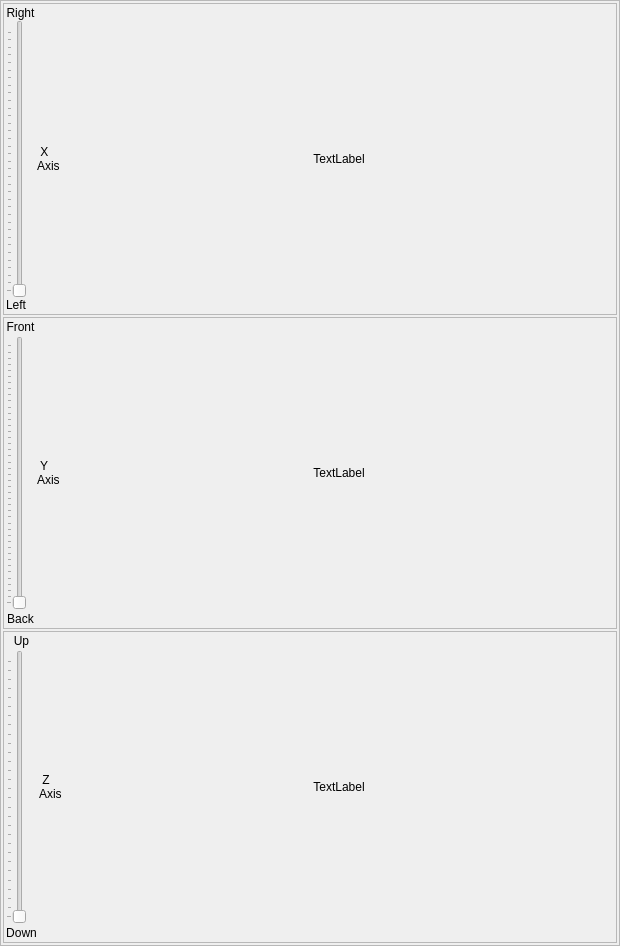
        <widget class="QFrame" name="frame_5">
         <property name="sizePolicy">
          <sizepolicy hsizetype="Expanding" vsizetype="Expanding">
           <horstretch>0</horstretch>
           <verstretch>0</verstretch>
          </sizepolicy>
         </property>
         <property name="minimumSize">
          <size>
           <width>0</width>
           <height>0</height>
          </size>
         </property>
         <property name="maximumSize">
          <size>
           <width>580</width>
           <height>166666</height>
          </size>
         </property>
         <property name="frameShape">
          <enum>QFrame::StyledPanel</enum>
         </property>
         <property name="frameShadow">
          <enum>QFrame::Raised</enum>
         </property>
         <layout class="QVBoxLayout" name="verticalLayout_2">
          <property name="spacing">
           <number>2</number>
          </property>
          <property name="sizeConstraint">
           <enum>QLayout::SetDefaultConstraint</enum>
          </property>
          <property name="leftMargin">
           <number>2</number>
          </property>
          <property name="topMargin">
           <number>2</number>
          </property>
          <property name="rightMargin">
           <number>2</number>
          </property>
          <property name="bottomMargin">
           <number>2</number>
          </property>
          <item>
           <widget class="QFrame" name="frame_6">
            <property name="frameShape">
             <enum>QFrame::StyledPanel</enum>
            </property>
            <property name="frameShadow">
             <enum>QFrame::Raised</enum>
            </property>
            <layout class="QHBoxLayout" name="horizontalLayout_5">
             <property name="spacing">
              <number>2</number>
             </property>
             <property name="leftMargin">
              <number>2</number>
             </property>
             <property name="topMargin">
              <number>2</number>
             </property>
             <property name="rightMargin">
              <number>2</number>
             </property>
             <property name="bottomMargin">
              <number>2</number>
             </property>
             <item>
              <layout class="QVBoxLayout" name="verticalLayout_3">
               <property name="spacing">
                <number>0</number>
               </property>
               <item>
                <widget class="QLabel" name="label_2">
                 <property name="sizePolicy">
                  <sizepolicy hsizetype="Fixed" vsizetype="Preferred">
                   <horstretch>0</horstretch>
                   <verstretch>0</verstretch>
                  </sizepolicy>
                 </property>
                 <property name="text">
                  <string>Right</string>
                 </property>
                 <property name="alignment">
                  <set>Qt::AlignCenter</set>
                 </property>
                </widget>
               </item>
               <item>
                <widget class="QSlider" name="XSlider">
                 <property name="maximum">
                  <number>173</number>
                 </property>
                 <property name="orientation">
                  <enum>Qt::Vertical</enum>
                 </property>
                 <property name="tickPosition">
                  <enum>QSlider::TicksAbove</enum>
                 </property>
                 <property name="tickInterval">
                  <number>5</number>
                 </property>
                </widget>
               </item>
               <item>
                <widget class="QLabel" name="label_3">
                 <property name="sizePolicy">
                  <sizepolicy hsizetype="Fixed" vsizetype="Preferred">
                   <horstretch>0</horstretch>
                   <verstretch>0</verstretch>
                  </sizepolicy>
                 </property>
                 <property name="text">
                  <string>Left</string>
                 </property>
                 <property name="scaledContents">
                  <bool>false</bool>
                 </property>
                 <property name="alignment">
                  <set>Qt::AlignLeading|Qt::AlignLeft|Qt::AlignVCenter</set>
                 </property>
                </widget>
               </item>
              </layout>
             </item>
             <item alignment="Qt::AlignLeft">
              <widget class="QLabel" name="X_Axislabel">
               <property name="text">
                <string> X 
Axis</string>
               </property>
              </widget>
             </item>
             <item>
              <widget class="QLabel" name="Xpiclabel">
               <property name="sizePolicy">
                <sizepolicy hsizetype="Expanding" vsizetype="Preferred">
                 <horstretch>0</horstretch>
                 <verstretch>50</verstretch>
                </sizepolicy>
               </property>
               <property name="minimumSize">
                <size>
                 <width>550</width>
                 <height>306</height>
                </size>
               </property>
               <property name="maximumSize">
                <size>
                 <width>550</width>
                 <height>306</height>
                </size>
               </property>
               <property name="text">
                <string>TextLabel</string>
               </property>
               <property name="alignment">
                <set>Qt::AlignCenter</set>
               </property>
              </widget>
             </item>
            </layout>
           </widget>
          </item>
          <item>
           <widget class="QFrame" name="frame_7">
            <property name="frameShape">
             <enum>QFrame::StyledPanel</enum>
            </property>
            <property name="frameShadow">
             <enum>QFrame::Raised</enum>
            </property>
            <layout class="QHBoxLayout" name="horizontalLayout_4">
             <property name="spacing">
              <number>2</number>
             </property>
             <property name="leftMargin">
              <number>2</number>
             </property>
             <property name="topMargin">
              <number>2</number>
             </property>
             <property name="rightMargin">
              <number>2</number>
             </property>
             <property name="bottomMargin">
              <number>2</number>
             </property>
             <item>
              <layout class="QVBoxLayout" name="verticalLayout_5">
               <item>
                <widget class="QLabel" name="label_4">
                 <property name="text">
                  <string>Front</string>
                 </property>
                 <property name="alignment">
                  <set>Qt::AlignCenter</set>
                 </property>
                </widget>
               </item>
               <item>
                <widget class="QSlider" name="YSlider">
                 <property name="maximum">
                  <number>212</number>
                 </property>
                 <property name="orientation">
                  <enum>Qt::Vertical</enum>
                 </property>
                 <property name="tickPosition">
                  <enum>QSlider::TicksAbove</enum>
                 </property>
                 <property name="tickInterval">
                  <number>5</number>
                 </property>
                </widget>
               </item>
               <item>
                <widget class="QLabel" name="label_43">
                 <property name="text">
                  <string>Back</string>
                 </property>
                 <property name="alignment">
                  <set>Qt::AlignCenter</set>
                 </property>
                </widget>
               </item>
              </layout>
             </item>
             <item alignment="Qt::AlignLeft">
              <widget class="QLabel" name="Y_Axislabel">
               <property name="text">
                <string> Y
Axis</string>
               </property>
              </widget>
             </item>
             <item>
              <widget class="QLabel" name="Ypiclabel">
               <property name="sizePolicy">
                <sizepolicy hsizetype="Expanding" vsizetype="Preferred">
                 <horstretch>0</horstretch>
                 <verstretch>50</verstretch>
                </sizepolicy>
               </property>
               <property name="minimumSize">
                <size>
                 <width>550</width>
                 <height>306</height>
                </size>
               </property>
               <property name="maximumSize">
                <size>
                 <width>550</width>
                 <height>306</height>
                </size>
               </property>
               <property name="text">
                <string>TextLabel</string>
               </property>
               <property name="alignment">
                <set>Qt::AlignCenter</set>
               </property>
              </widget>
             </item>
            </layout>
           </widget>
          </item>
          <item>
           <widget class="QFrame" name="frame_8">
            <property name="frameShape">
             <enum>QFrame::StyledPanel</enum>
            </property>
            <property name="frameShadow">
             <enum>QFrame::Raised</enum>
            </property>
            <layout class="QHBoxLayout" name="horizontalLayout_3">
             <property name="spacing">
              <number>2</number>
             </property>
             <property name="leftMargin">
              <number>2</number>
             </property>
             <property name="topMargin">
              <number>2</number>
             </property>
             <property name="rightMargin">
              <number>2</number>
             </property>
             <property name="bottomMargin">
              <number>2</number>
             </property>
             <item>
              <layout class="QVBoxLayout" name="verticalLayout_6">
               <item>
                <widget class="QLabel" name="label_44">
                 <property name="text">
                  <string>Up</string>
                 </property>
                 <property name="alignment">
                  <set>Qt::AlignCenter</set>
                 </property>
                </widget>
               </item>
               <item>
                <widget class="QSlider" name="ZSlider">
                 <property name="maximum">
                  <number>142</number>
                 </property>
                 <property name="orientation">
                  <enum>Qt::Vertical</enum>
                 </property>
                 <property name="tickPosition">
                  <enum>QSlider::TicksAbove</enum>
                 </property>
                 <property name="tickInterval">
                  <number>5</number>
                 </property>
                </widget>
               </item>
               <item>
                <widget class="QLabel" name="label_45">
                 <property name="text">
                  <string>Down</string>
                 </property>
                 <property name="alignment">
                  <set>Qt::AlignCenter</set>
                 </property>
                </widget>
               </item>
              </layout>
             </item>
             <item alignment="Qt::AlignLeft">
              <widget class="QLabel" name="Z_Axislabel">
               <property name="text">
                <string> Z
Axis</string>
               </property>
              </widget>
             </item>
             <item>
              <widget class="QLabel" name="Zpiclabel">
               <property name="sizePolicy">
                <sizepolicy hsizetype="Expanding" vsizetype="Preferred">
                 <horstretch>0</horstretch>
                 <verstretch>50</verstretch>
                </sizepolicy>
               </property>
               <property name="minimumSize">
                <size>
                 <width>550</width>
                 <height>306</height>
                </size>
               </property>
               <property name="maximumSize">
                <size>
                 <width>550</width>
                 <height>306</height>
                </size>
               </property>
               <property name="text">
                <string>TextLabel</string>
               </property>
               <property name="alignment">
                <set>Qt::AlignCenter</set>
               </property>
              </widget>
             </item>
            </layout>
           </widget>
          </item>
         </layout>
        </widget>
